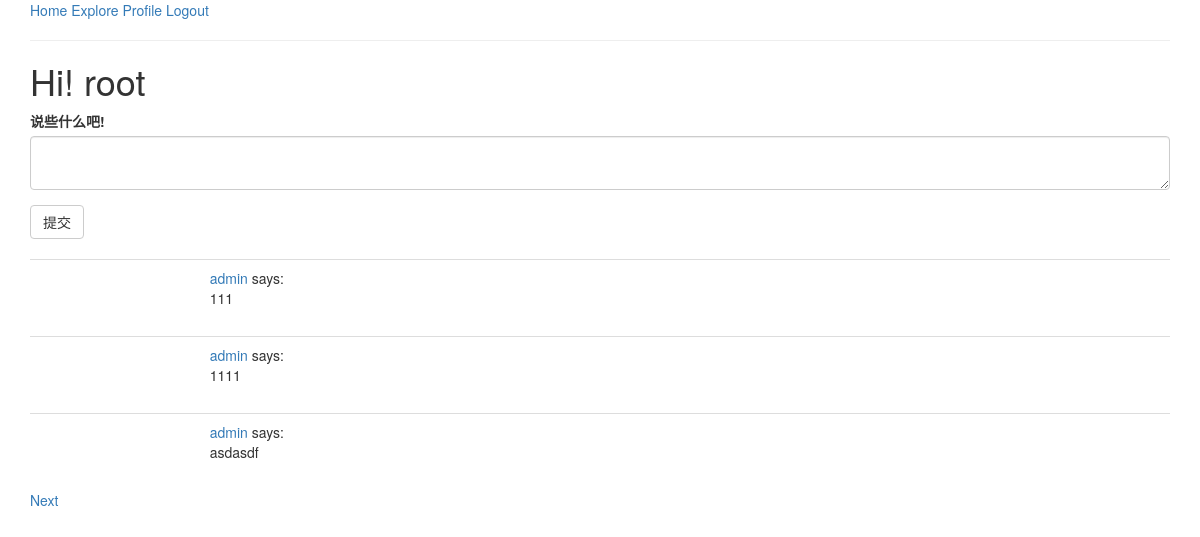
The page /index (signed in) on the database its author committed.
### app/models.py (models this page shows, shortened)
class User(UserMixin,db.Model):   # User 继承 db.Model 是所有类型的基类  UserMixin 这个是基类包含了四种校验属性
    id = db.Column(db.Integer,primary_key=True)
    username = db.Column(db.String(length=10),index=True,unique=True)
    password_hash = db.Column(db.String(length=128))
    email = db.Column(db.String(length=50),index=True,unique=True)
    posts = db.relationship("Post",backref="author",lazy="dynamic")    # backref 有点类似快捷方式 这里是一对多关系 因为一个人可以发多个post 我们在post里面建立一个联系到user
    about_me = db.Column(db.String(150))
    last_seen = db.Column(db.DateTime,default=datetime.utcnow)
    followed = db.relationship('User',secondary=followers,
                               primaryjoin=(followers.c.follower_id == id),
                               secondaryjoin=(followers.c.followed_id == id),
                               backref=db.backref('followers',lazy='dynamic'),lazy='dynamic')  # 返回的类型是一个列表 对followers表进行了一个关联  返回对数据是列表
    def followed_posts(self):
        followed = Post.query.join(followers,(Post.user_id == followers.c.followed_id)).filter(followers.c.follower_id == self.id)
        own = Post.query.filter_by(user_id=self.id)   # user_id是post的外键 我们要保证我们可以看到自己的动态
        return followed.union(own).order_by(Post.timestamp.desc())

class Post(db.Model):
    id = db.Column(db.Integer,primary_key=True)
    user_id = db.Column(db.Integer,db.ForeignKey('user.id'))  # 这里对应的是相关联的表 user的id 和user——id 进行绑定 所以是 user.id
    timestamp = db.Column(db.DateTime,default=datetime.utcnow(),index=True)
    content = db.Column(db.String(length=150))

### app/routes.py (the view)
@app.route('/',methods=["GET","POST"])
@app.route('/index',methods=["GET","POST"])
@login_required
def index():
    form = PostForm()
    if form.validate_on_submit():
        post = Post(content=form.post.data,author=current_user)
        db.session.add(post)
        db.session.commit()
        flash("发布成功")
        return redirect(url_for('index'))
    page = request.args.get('page',1,type=int)
    posts = current_user.followed_posts().paginate(page,app.config['POST_PRE_PAGE'],False)   # paginate 是控制page的范围
    next_url = url_for('index',page=posts.next_num) \
        if posts.has_next else None
    prev_url = url_for('index',page=posts.prev_num) \
        if posts.prev_num else None
    return render_template("index.html",posts=posts.items,title="Welcome",form=form,next_url=next_url,prev_url=prev_url)

### app/forms.py
class PostForm(FlaskForm):
    post = TextAreaField("说些什么吧!",validators=[DataRequired(),length(1,150)])
    submit = SubmitField("提交")

### app/models.py (called while the page is built)
@login.user_loader
def load_user(id):
    return User.query.get(int(id))

### app/routes.py (called while the page is built)
@app.before_request
def before_request():   # 将时间 和 表单里面进行一个联系  利用 app.before_request 在试图函数之前进行一个运行
    if current_user.is_authenticated:
        current_user.last_seen = datetime.utcnow()
        db.session.commit()

### app/templates/index.html (shortened to what this page needs)
{% extends "base.html" %}
{% import "bootstrap/wtf.html" as wtf %}
{% block app_content %}
    <h1>Hi! {{current_user.username}}</h1>
    {% if form %}
    {{ wtf.quick_form(form)}}
    <br>
    {% endif %}
    {% for post in posts %}
        {% include "_post.html" %}
    {% endfor %}
    {% if next_url %}
    <a href="{{next_url}}">Next</a>
    {% endif %}
{% endblock %}

### app/templates/_post.html (shortened to what this page needs)
<table class="table table-hover">
    <tr>
        <td>
        </td>
        <td>
            <a href="{{url_for('user',username=post.author.username)}}">{{post.author.username}}</a>
            says:
            <br>
            {{post.content}}
        </td>
    </tr>
</table>

### rows shown on the page
User: username "root"
Post: author.username "admin", content "111"
Post: author.username "admin", content "1111"
Post: author.username "admin", content "asdasdf"
